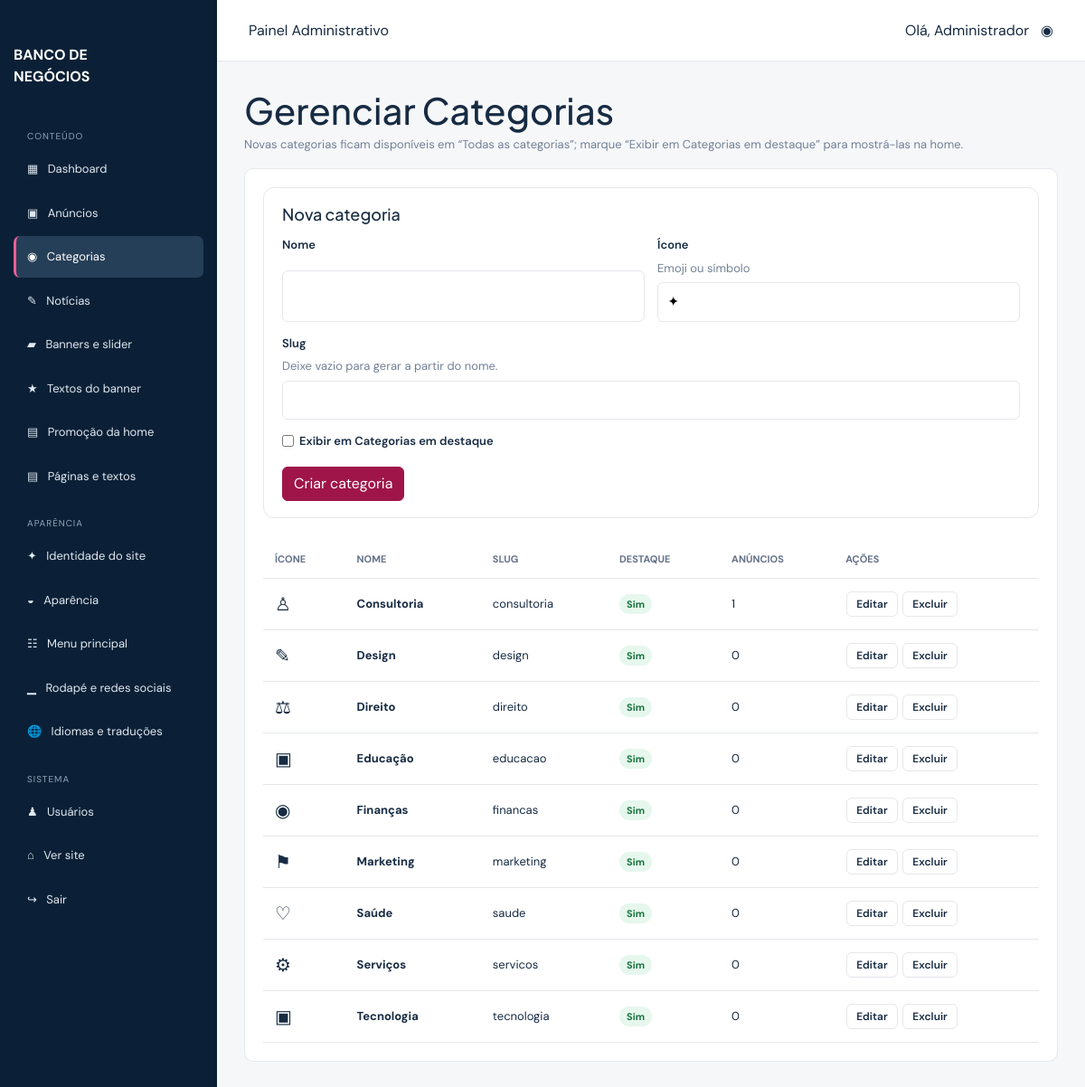
The page /admin/gerenciar_categorias.php (signed in) on the database its author committed.
### tables this page shows
CREATE TABLE IF NOT EXISTS categorias (
  id INT AUTO_INCREMENT PRIMARY KEY,
  nome VARCHAR(120) NOT NULL,
  icone VARCHAR(120) DEFAULT '✦',
  slug VARCHAR(140) UNIQUE NOT NULL,
  destaque TINYINT(1) NOT NULL DEFAULT 0
);

### includes/functions.php (called while the page is built, shortened)
<?php
function e(?string $value): string
{
    return htmlspecialchars((string)$value, ENT_QUOTES, 'UTF-8');
}
function db_rows(?PDO $pdo, string $sql, array $params = []): array
{
    try {
        $st = $pdo->prepare($sql);
        $st->execute($params);
        return $st->fetchAll();
    } catch (Throwable $e) {
        return [];
    }
}
function csrf_token(): string
{
    return $_SESSION['csrf_token'];
}

### admin/gerenciar_categorias.php (the view, shortened to what this page needs)
<?php
include __DIR__ . '/includes/header.php';
$msg = '';
$cats = $pdo ? db_rows($pdo, 'SELECT c.*, (SELECT COUNT(*) FROM anuncios a WHERE a.categoria_id=c.id) total FROM categorias c ORDER BY nome') : [];
$edit = (!$msg && isset($_GET['edit']) && $pdo) ? db_one($pdo, 'SELECT * FROM categorias WHERE id=?', [(int)$_GET['edit']]) : null;
$editId = (int)($edit['id'] ?? 0);
?>
<main class="admin-content">
  <h1>Gerenciar Categorias</h1>
  <p class="muted">Novas categorias ficam disponíveis em “Todas as categorias”; marque “Exibir em Categorias em destaque” para mostrá-las na home.</p>
  <div class="admin-panel">
    <div class="edit-panel<?= $editId ? ' is-editing' : '' ?>">
      <div class="edit-panel-head">
        <?php if ($editId): ?>
          <span class="edit-badge">✎ Editando</span>
          <h2>Editar categoria: <strong><?= e($edit['nome']) ?></strong></h2>
          <a class="btn btn-sm btn-outline-secondary ms-auto" href="gerenciar_categorias.php">Cancelar edição</a>
        <?php else: ?>
          <h2>Nova categoria</h2>
        <?php endif; ?>
      </div>
      <form class="admin-form" method="post" action="gerenciar_categorias.php">
        <div class="form-grid-2">
          <label>Nome<input name="nome" required value="<?= e($edit['nome'] ?? '') ?>"></label>
          <label>Ícone <small class="muted">Emoji ou símbolo</small><input name="icone" maxlength="10" value="<?= e($edit['icone'] ?? '✦') ?>"></label>
        </div>
        <label>Slug <small class="muted">Deixe vazio para gerar a partir do nome.</small><input name="slug" pattern="[a-z0-9-]*" value="<?= e($edit['slug'] ?? '') ?>"></label>
        <label class="check-row"><input type="checkbox" name="destaque" value="1" <?= !empty($edit['destaque']) ? 'checked' : '' ?>> Exibir em Categorias em destaque</label>
        <div><button class="btn btn-primary"><?= $editId ? 'Salvar alterações' : 'Criar categoria' ?></button></div>
      </form>
    </div>
    <div class="table-responsive mt-4">
      <table class="admin-table">
        <thead><tr><th>Ícone</th><th>Nome</th><th>Slug</th><th>Destaque</th><th>Anúncios</th><th>Ações</th></tr></thead>
        <tbody>
        <?php foreach ($cats as $c): $active = (int)$c['id'] === $editId; ?>
          <tr class="<?= $active ? 'is-active-row' : '' ?>"<?= $active ? ' aria-current="true"' : '' ?>>
            <td class="fs-5"><?= e($c['icone']) ?></td>
            <td><strong><?= e($c['nome']) ?></strong><?php if ($active): ?> <span class="edit-badge sm">Editando</span><?php endif; ?></td>
            <td><?= e($c['slug'] ?? '') ?></td>
            <td><?= !empty($c['destaque']) ? '<span class="status status-ativo">Sim</span>' : '<span class="status status-inativo">Não</span>' ?></td>
            <td><?= (int)$c['total'] ?></td>
            <td class="actions">
              <a class="btn-action<?= $active ? ' is-active' : '' ?>" href="?edit=<?= (int)$c['id'] ?>"><?= $active ? '✎ Editando' : 'Editar' ?></a>
              <a class="btn-action danger" href="?delete=<?= (int)$c['id'] ?>&token=<?= e(csrf_token()) ?>" onclick="return confirm('Excluir esta categoria? Os anúncios ficarão sem categoria.')">Excluir</a>
            </td>
          </tr>
        <?php endforeach; ?>
        </tbody>
      </table>
    </div>
  </div>
</main>
<?php include __DIR__ . '/includes/footer.php'; ?>

### assets/css/admin.css (style rules this page uses)
:root { --navy:#09213a;--wine:#9f1549;--line:#e5e7eb;--bg:#f6f7f9 }
* { box-sizing:border-box }
body { margin:0;font-family:'DM Sans',Arial;color:#172b43;background:var(--bg) }
a { text-decoration:none;color:inherit }
.admin-content { padding:30px;max-width:1250px }
.admin-content h1 { margin:0 0 4px;font-family:'Plus Jakarta Sans' }
.muted { color:#728096;font-size:13px }
.stat-card,.admin-panel { background:#fff;border:1px solid var(--line);border-radius:10px;padding:20px }
.admin-panel { overflow:auto }
.admin-table { width:100%;border-collapse:collapse;font-size:13px }
.admin-table th,.admin-table td { text-align:left;padding:13px;border-bottom:1px solid var(--line);white-space:nowrap }
.admin-table th { color:#637189;font-size:11px;text-transform:uppercase }
.admin-form { display:grid;gap:14px;max-width:750px;background:#fff;padding:25px;border-radius:10px }
.admin-form label { display:grid;gap:6px;font-size:13px;font-weight:600 }
.admin-form input,.admin-form textarea,.admin-form select { padding:11px;border:1px solid var(--line);border-radius:6px;font:inherit }
.status { font-size:11px;padding:4px 8px;border-radius:20px;font-weight:700 }
.status-ativo { background:#e6f7ed;color:#19733e }
.admin-form small { font-weight:400 }
.check-row { display:flex!important;align-items:center;gap:8px }
.admin-form .btn { margin-top:4px }
.form-grid-2 { display:grid;grid-template-columns:1fr 1fr;gap:14px }
.admin-main .form-grid-2 { display:grid;grid-template-columns:1fr 1fr;gap:14px }
.table-responsive { width:100%;overflow-x:auto }
.table-responsive .admin-table { min-width:680px }
.admin-panel { max-width:100%;overflow:hidden }
.admin-panel { overflow:visible }
.admin-panel h2 { font-size:18px;font-family:'Plus Jakarta Sans' }
.btn-primary { background:var(--wine);border-color:var(--wine) }
.admin-form { padding:0;max-width:820px }
.edit-panel { border:1px solid var(--line);border-radius:12px;padding:18px 20px;background:#fff;transition:border-color .2s,box-shadow .2s,background .2s }
.edit-panel-head { display:flex;align-items:center;gap:10px;margin-bottom:14px;flex-wrap:wrap }
.edit-panel-head h2 { margin:0 }
.btn-action { display:inline-block;border:1px solid var(--line);background:#fff;border-radius:6px;padding:4px 10px;font-size:12px;font-weight:600;color:#172b43;cursor:pointer;margin:1px }
.admin-table td.actions { white-space:nowrap }

### rows shown on the page
categorias: icone "♙", nome "Consultoria", slug "consultoria", destaque "Sim", total "1", shows "Editar"
categorias: icone "✎", nome "Design", slug "design", destaque "Sim", total "0", shows "Editar"
categorias: icone "⚖", nome "Direito", slug "direito", destaque "Sim", total "0", shows "Editar"
categorias: icone "▣", nome "Educação", slug "educacao", destaque "Sim", total "0", shows "Editar"
categorias: icone "◉", nome "Finanças", slug "financas", destaque "Sim", total "0", shows "Editar"
categorias: icone "⚑", nome "Marketing", slug "marketing", destaque "Sim", total "0", shows "Editar"
categorias: icone "♡", nome "Saúde", slug "saude", destaque "Sim", total "0", shows "Editar"
categorias: icone "⚙", nome "Serviços", slug "servicos", destaque "Sim", total "0", shows "Editar"
categorias: icone "▣", nome "Tecnologia", slug "tecnologia", destaque "Sim", total "0", shows "Editar"

### other values the page prints
$section "CONTEÚDO"
$icon "▦"
$label "Dashboard"
$icon "▣"
$label "Anúncios"
$icon "◉"
$label "Categorias"
$icon "✎"
$label "Notícias"
$icon "▰"
$label "Banners e slider"
$icon "★"
$label "Textos do banner"
$icon "▤"
$label "Promoção da home"
